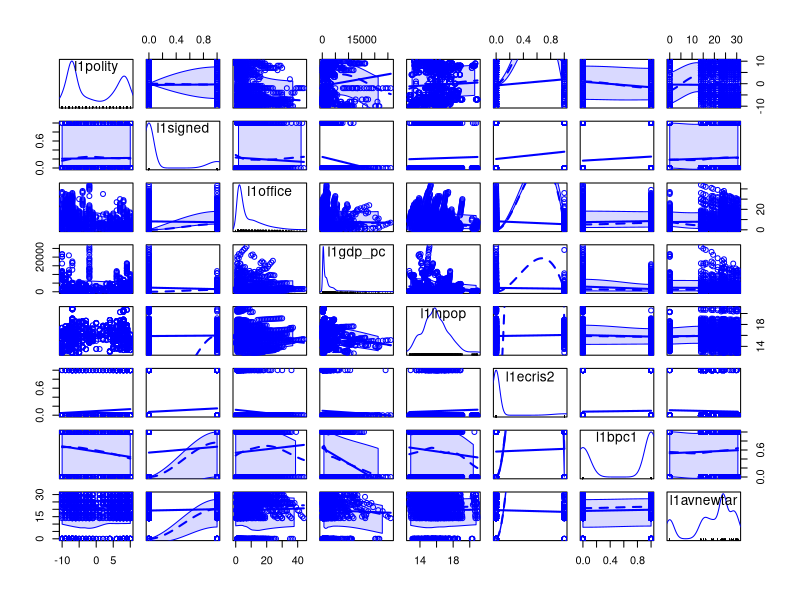
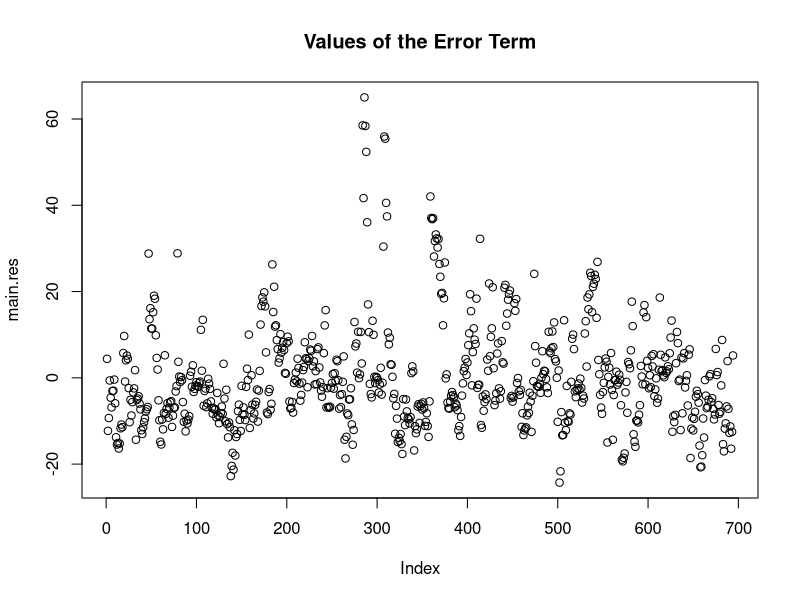
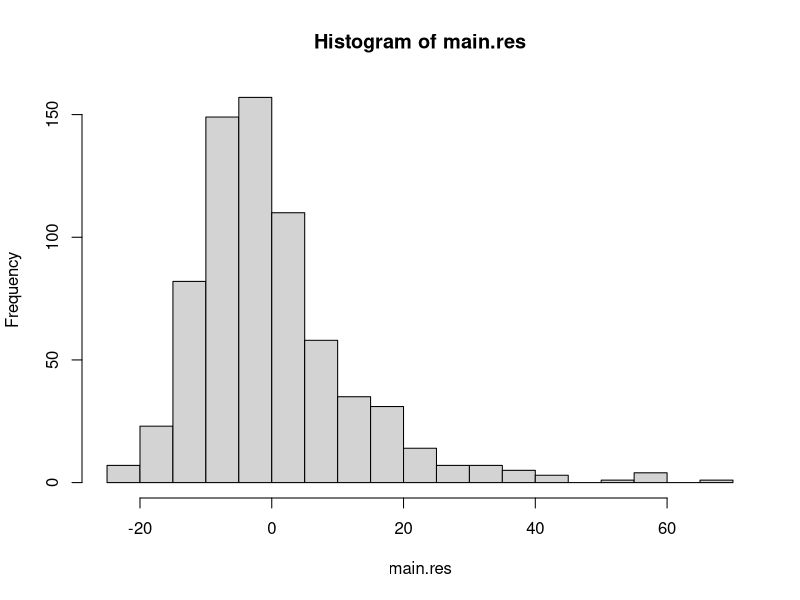
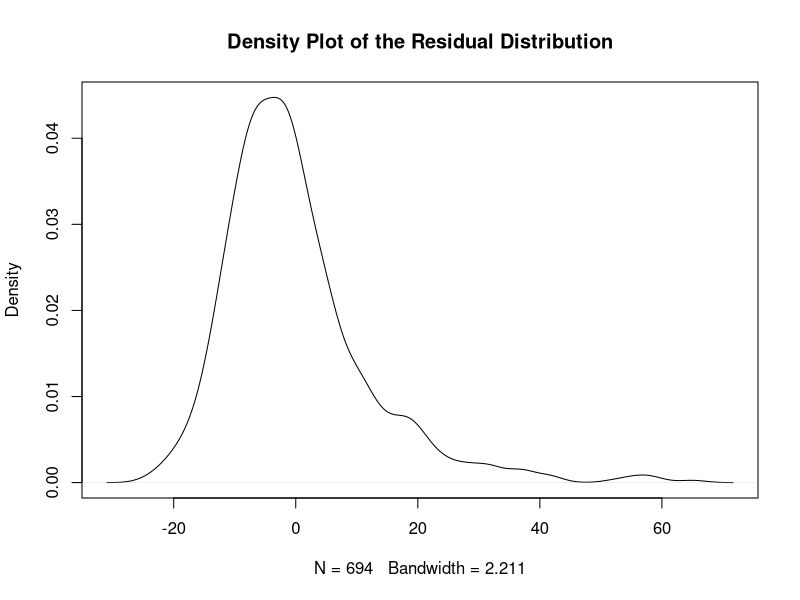
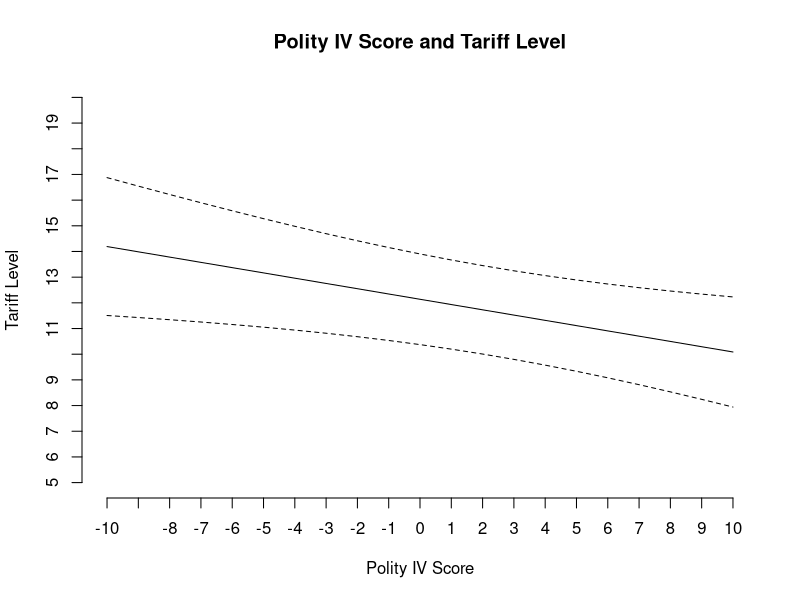

Reproduce these figures in R, in order.
## ---- chunk 1
data(airquality)
summary(airquality)
## ---- chunk 2
lm1=lm(Ozone ~ Solar.R, data=airquality)
## ---- chunk 3
summary(lm1)
## ---- chunk 4
setwd('C:/Users/Jan/OneDrive/Documents/GitHub/ps630_lab/')
# Sets the working directory
library(foreign)
# Allows you to read more data formats
LDC=read.dta("LDC_IO_replication.dta")
summary(LDC)
## ---- chunk 5
library(car)

LDC2=as.data.frame(LDC[,c("l1polity","l1signed","l1office","l1gdp_pc","l1lnpop","l1ecris2","l1bpc1","l1avnewtar")])
cor(LDC2)

LDC3=na.omit(LDC2)
cor(LDC3)

scatterplotMatrix(~ l1polity + l1signed + l1office + l1gdp_pc + l1lnpop + l1ecris2 + l1bpc1 + l1avnewtar, data=LDC)
## ---- chunk 6
simple=lm(newtar~l1polity, data=LDC)
summary(simple)
## ---- chunk 7
library(arm)
display(simple)
## ---- chunk 8
main=lm(newtar ~ l1polity + l1signed + l1office + l1gdp_pc + l1lnpop + l1ecris2 + l1bpc1 + l1avnewtar, data = LDC)
summary(main)
## ---- chunk 9
display(main)
## ---- chunk 10
names(main)
## ---- chunk 11
main.res = resid(main)
plot(main.res, main="Values of the Error Term")
## ---- chunk 12
hist(main.res, breaks=20)
res.density=density(main.res)
plot(res.density, main="Density Plot of the Residual Distribution")
## ---- chunk 13
nd <- data.frame(l1polity=seq(-10,10,by=1), l1signed=rep(0.1511,21), l1office=rep(8.431,21), l1gdp_pc=rep(2888,21), l1lnpop=rep(15.10,21), l1ecris2=rep(0.0641,21), l1bpc1=rep(0.5909,21), l1avnewtar=rep(14.91,21))
## ---- chunk 14
pred.p1 <- predict(main, type="response", se.fit=TRUE, newdata=nd)

pred.table <- cbind(pred.p1$fit, pred.p1$se.fit)
pred.table
## ---- chunk 15
fit <- pred.p1$fit
low <- pred.p1$fit - 2*pred.p1$se.fit
high <- pred.p1$fit + 2*pred.p1$se.fit
cis <- cbind(fit, low, high)

cis ### To extract the values

plot(pred.p1$fit, type="l", ylim=c(5,20), main="Polity IV Score and Tariff Level", 
     xlab="Polity IV Score", ylab="Tariff Level", axes=FALSE)
axis(1, at=seq(1,21), labels=seq(-10,10,1))
axis(2, at=seq(5,20), labels=seq(5,20))
matlines(cis[,c(2,3)], lty=2, col="black")
